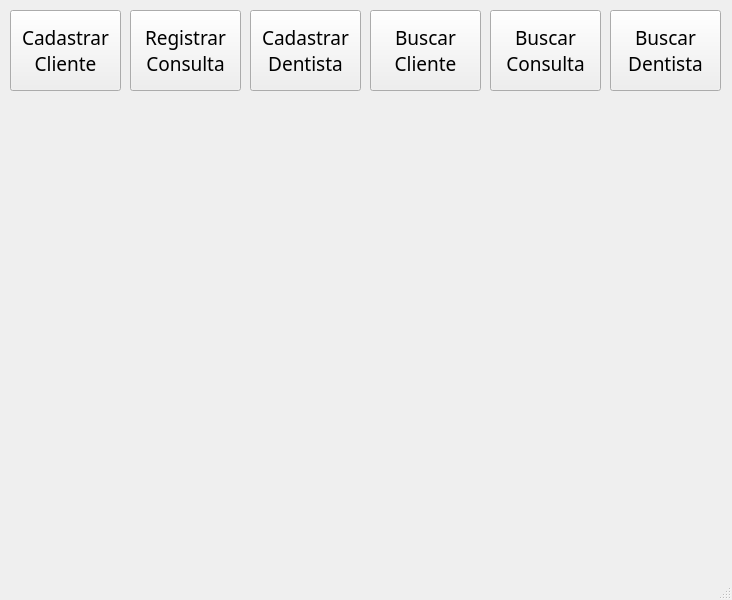
<?xml version="1.0" encoding="UTF-8"?>
<ui version="4.0">
 <class>MainWindow</class>
 <widget class="QMainWindow" name="MainWindow">
  <property name="windowModality">
   <enum>Qt::WindowModal</enum>
  </property>
  <property name="geometry">
   <rect>
    <x>0</x>
    <y>0</y>
    <width>732</width>
    <height>600</height>
   </rect>
  </property>
  <property name="minimumSize">
   <size>
    <width>732</width>
    <height>600</height>
   </size>
  </property>
  <property name="maximumSize">
   <size>
    <width>732</width>
    <height>600</height>
   </size>
  </property>
  <property name="font">
   <font>
    <family>Century Gothic</family>
    <pointsize>12</pointsize>
   </font>
  </property>
  <property name="windowTitle">
   <string>Sistema Dentista</string>
  </property>
  <widget class="QWidget" name="centralwidget">
   <widget class="QPushButton" name="btn_cad_cliente">
    <property name="geometry">
     <rect>
      <x>10</x>
      <y>10</y>
      <width>111</width>
      <height>81</height>
     </rect>
    </property>
    <property name="font">
     <font>
      <family>Century Gothic</family>
      <pointsize>14</pointsize>
      <weight>50</weight>
      <italic>false</italic>
      <bold>false</bold>
     </font>
    </property>
    <property name="text">
     <string>Cadastrar 
Cliente</string>
    </property>
    <property name="default">
     <bool>false</bool>
    </property>
    <property name="flat">
     <bool>false</bool>
    </property>
   </widget>
   <widget class="QPushButton" name="btn_reg_consulta">
    <property name="geometry">
     <rect>
      <x>130</x>
      <y>10</y>
      <width>111</width>
      <height>81</height>
     </rect>
    </property>
    <property name="font">
     <font>
      <family>Century Gothic</family>
      <pointsize>14</pointsize>
     </font>
    </property>
    <property name="text">
     <string>Registrar
Consulta</string>
    </property>
   </widget>
   <widget class="QPushButton" name="btn_cad_dentista">
    <property name="geometry">
     <rect>
      <x>250</x>
      <y>10</y>
      <width>111</width>
      <height>81</height>
     </rect>
    </property>
    <property name="font">
     <font>
      <family>Century Gothic</family>
      <pointsize>14</pointsize>
     </font>
    </property>
    <property name="text">
     <string>Cadastrar
Dentista</string>
    </property>
   </widget>
   <widget class="QPushButton" name="btn_bus_cliente">
    <property name="geometry">
     <rect>
      <x>370</x>
      <y>10</y>
      <width>111</width>
      <height>81</height>
     </rect>
    </property>
    <property name="font">
     <font>
      <family>Century Gothic</family>
      <pointsize>14</pointsize>
     </font>
    </property>
    <property name="text">
     <string>Buscar
Cliente</string>
    </property>
   </widget>
   <widget class="QPushButton" name="btn_bus_consulta">
    <property name="geometry">
     <rect>
      <x>490</x>
      <y>10</y>
      <width>111</width>
      <height>81</height>
     </rect>
    </property>
    <property name="font">
     <font>
      <family>Century Gothic</family>
      <pointsize>14</pointsize>
     </font>
    </property>
    <property name="text">
     <string>Buscar
Consulta</string>
    </property>
   </widget>
   <widget class="QPushButton" name="btn_bus_dentista">
    <property name="geometry">
     <rect>
      <x>610</x>
      <y>10</y>
      <width>111</width>
      <height>81</height>
     </rect>
    </property>
    <property name="font">
     <font>
      <family>Century Gothic</family>
      <pointsize>14</pointsize>
     </font>
    </property>
    <property name="text">
     <string>Buscar
Dentista</string>
    </property>
   </widget>
   <widget class="QLabel" name="label">
    <property name="geometry">
     <rect>
      <x>130</x>
      <y>100</y>
      <width>471</width>
      <height>471</height>
     </rect>
    </property>
    <property name="text">
     <string/>
    </property>
    <property name="pixmap">
     <pixmap>src/logo_main.png</pixmap>
    </property>
    <property name="scaledContents">
     <bool>true</bool>
    </property>
    <property name="alignment">
     <set>Qt::AlignCenter</set>
    </property>
   </widget>
  </widget>
  <widget class="QStatusBar" name="statusbar"/>
 </widget>
 <resources/>
 <connections/>
</ui>
